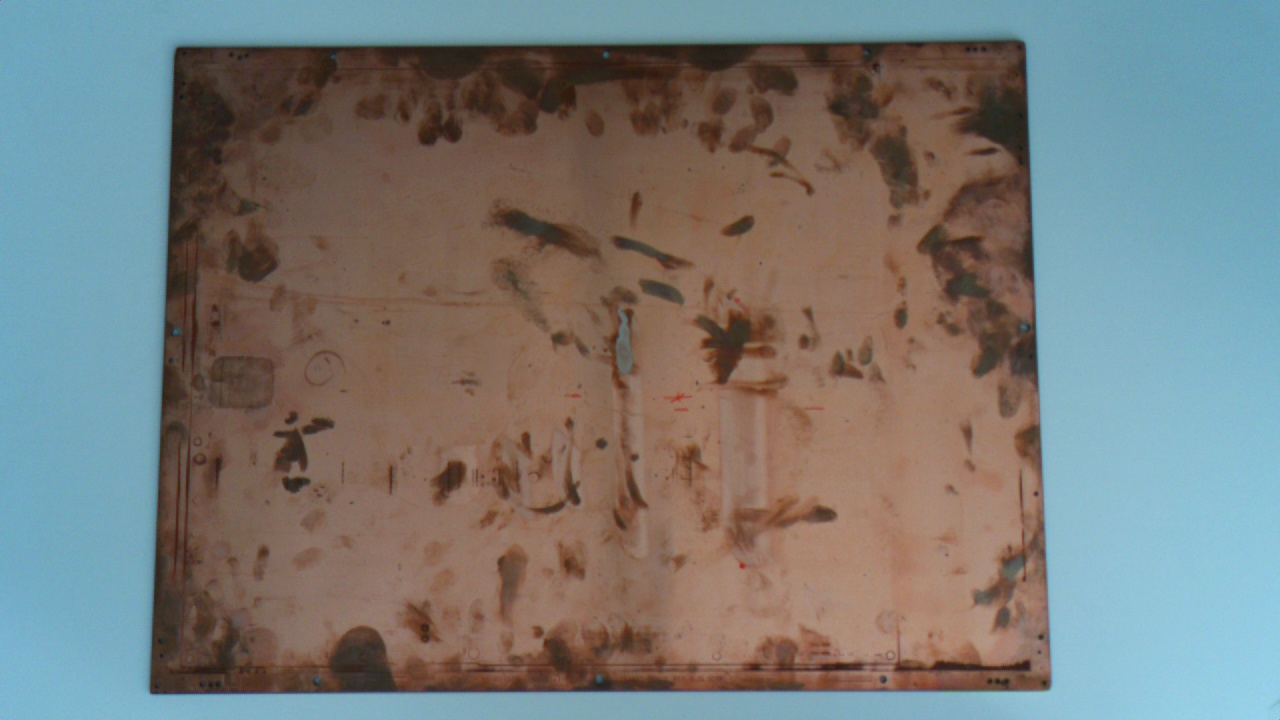
#> input picture plate_dataset/image_00016.jpg, 1280 x 720 px
$ python -i plate.py   (imports and definitions only)
#> lines starting #> are read from the running program, lines starting #| are printed output that depends on the picture; after the words box and inside, x2 and y2 are one past the last pixel; in counts of white or black regions, pixels touching at a corner belong together
import cv2
import numpy as np


DEFAULT_HSV_MIN = (
    0,
    40,
    40,
)

DEFAULT_HSV_MAX = (
    30,
    255,
    255,
)


def create_plate_mask(
    image,
    hsv_min=DEFAULT_HSV_MIN,
    hsv_max=DEFAULT_HSV_MAX,
):
    hsv = cv2.cvtColor(
        image,
        cv2.COLOR_BGR2HSV,
    )

    lower = np.array(
        hsv_min,
        dtype=np.uint8,
    )

    upper = np.array(
        hsv_max,
        dtype=np.uint8,
    )

    mask = cv2.inRange(
        hsv,
        lower,
        upper,
    )

    return mask


def find_plate_contour(
    mask,
    min_area=1000,
):
    contours, _ = cv2.findContours(
        mask,
        cv2.RETR_EXTERNAL,
        cv2.CHAIN_APPROX_SIMPLE,
    )

    if not contours:
        return None

    valid_contours = [
        contour for contour in contours if cv2.contourArea(contour) >= min_area
    ]

    if not valid_contours:
        return None

    return max(
        valid_contours,
        key=cv2.contourArea,
    )


def order_corners(
    points,
):
    points = np.asarray(
        points,
        dtype=np.float32,
    )

    if points.shape != (4, 2):
        raise ValueError("Expected four points")

    ordered = np.zeros(
        (4, 2),
        dtype=np.float32,
    )

    sums = points[:, 0] + points[:, 1]

    differences = points[:, 0] - points[:, 1]

    ordered[0] = points[np.argmin(sums)]

    ordered[2] = points[np.argmax(sums)]

    ordered[1] = points[np.argmax(differences)]

    ordered[3] = points[np.argmin(differences)]

    return ordered


def contour_to_corners(
    contour,
):
    perimeter = cv2.arcLength(
        contour,
        True,
    )

    for epsilon_ratio in (
        0.01,
        0.02,
        0.03,
        0.04,
        0.05,
    ):
        epsilon = epsilon_ratio * perimeter

        polygon = cv2.approxPolyDP(
            contour,
            epsilon,
            True,
        )

        if len(polygon) == 4:
            points = polygon.reshape(
                4,
                2,
            )

            return order_corners(points)

    rectangle = cv2.minAreaRect(contour)

    points = cv2.boxPoints(rectangle)

    return order_corners(points)


def detect_plate(
    image,
    hsv_min=DEFAULT_HSV_MIN,
    hsv_max=DEFAULT_HSV_MAX,
    min_area=1000,
):
    mask = create_plate_mask(
        image,
        hsv_min=hsv_min,
        hsv_max=hsv_max,
    )

    contour = find_plate_contour(
        mask,
        min_area=min_area,
    )

    if contour is None:
        return {
            "found": False,
            "mask": mask,
            "corners": None,
            "contour": None,
        }

    corners = contour_to_corners(contour)

    return {
        "found": True,
        "mask": mask,
        "corners": corners,
        "contour": contour,
    }


# [71 lines left out: function crop_plate, not called in this run]

>>> import cv2
>>> picture = cv2.imread('../../plate_dataset/image_00016.jpg')
#> picture is the input picture: shape (720, 1280, 3); mean B, G, R 119.5, 122.2, 120.7
>>> result = detect_plate(picture)
#> in create_plate_mask, `hsv = cv2.cvtColor( image, cv2.COLOR_BGR2HSV, )`: hsv: shape (720, 1280, 3); mean H, S, V 45.2, 95.4, 147.2
#> in create_plate_mask, `mask = cv2.inRange( hsv, lower, upper, )`:
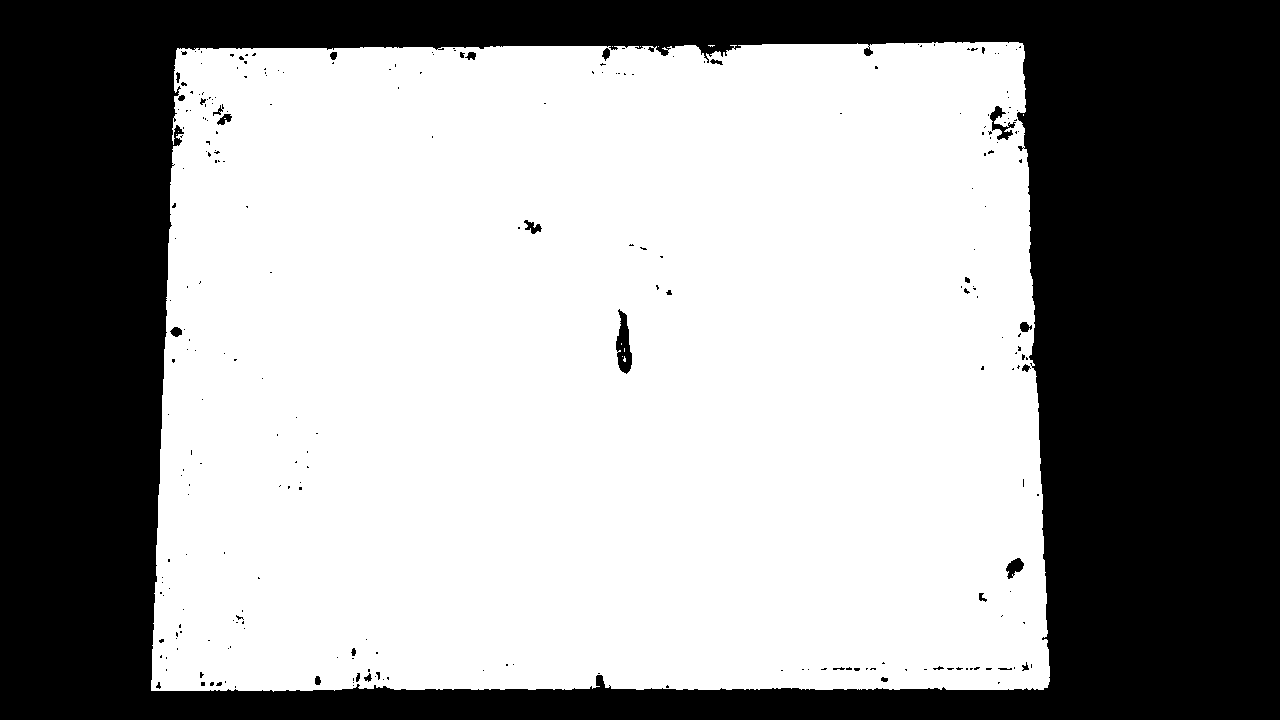
#> mask: shape (720, 1280); 60.5% white; 263 black regions (231 under 20 px)
#> in find_plate_contour, `contours, _ = cv2.findContours( mask, cv2.RETR_EXTERNAL, cv2.CHAIN_APP..`: contours = 8 contours, 7 with area under 20; largest, box (x1, y1, x2, y2) and area: (151, 42, 1050, 692) 559182
#> in find_plate_contour, `valid_contours = [ contour for contour in contours if cv2.contourArea(..`: valid_contours = 1 contour; box (x1, y1, x2, y2) and area: (151, 42, 1050, 692) 559182
#> in detect_plate, `contour = find_plate_contour( mask, min_area=min_area, )`: contour = contour of 1000 points, box (x1, y1, x2, y2) (151, 42, 1050, 692), area 559182
#> in contour_to_corners, `perimeter = cv2.arcLength( contour, True, )`: perimeter = 3558.4
#> the loop in contour_to_corners, `for epsilon_ratio in ( 0.01, 0.02, 0.03, 0.04, 0.05, ):` made 1 pass
#> (epsilon, sums in order_corners, differences in order_corners) on pass 1: (35.58, [1065, 225, 841, 1734], [979, 129, -539, 360])
#> in detect_plate, `corners = contour_to_corners(contour)`: corners = [[177, 48], [1022, 43], [1047, 687], [151, 690]]
#> result = 4 items

$ run again, on plate_dataset/image_00017.jpg
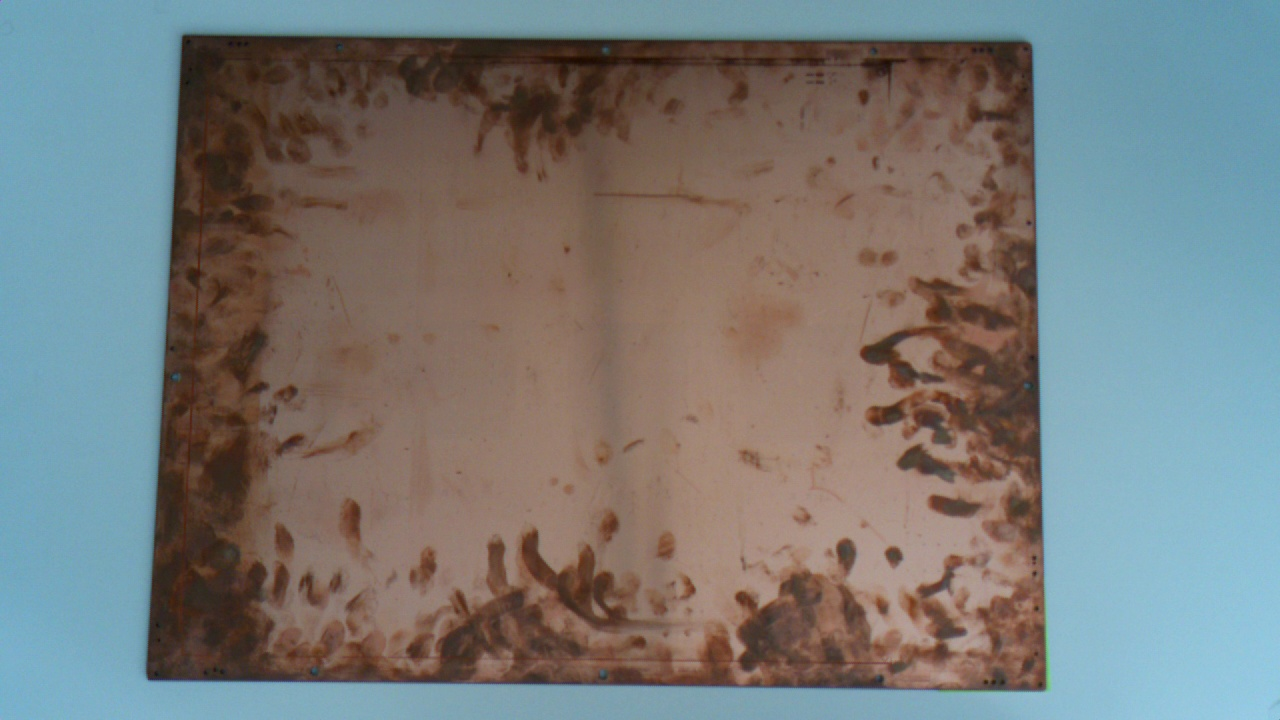
#> input picture plate_dataset/image_00017.jpg, 1280 x 720 px
#> picture is the input picture: shape (720, 1280, 3); mean B, G, R 120.5, 122, 120.2
#> hsv: shape (720, 1280, 3); mean H, S, V 45.2, 89.5, 145
#> in create_plate_mask, `mask = cv2.inRange( hsv, lower, upper, )`:
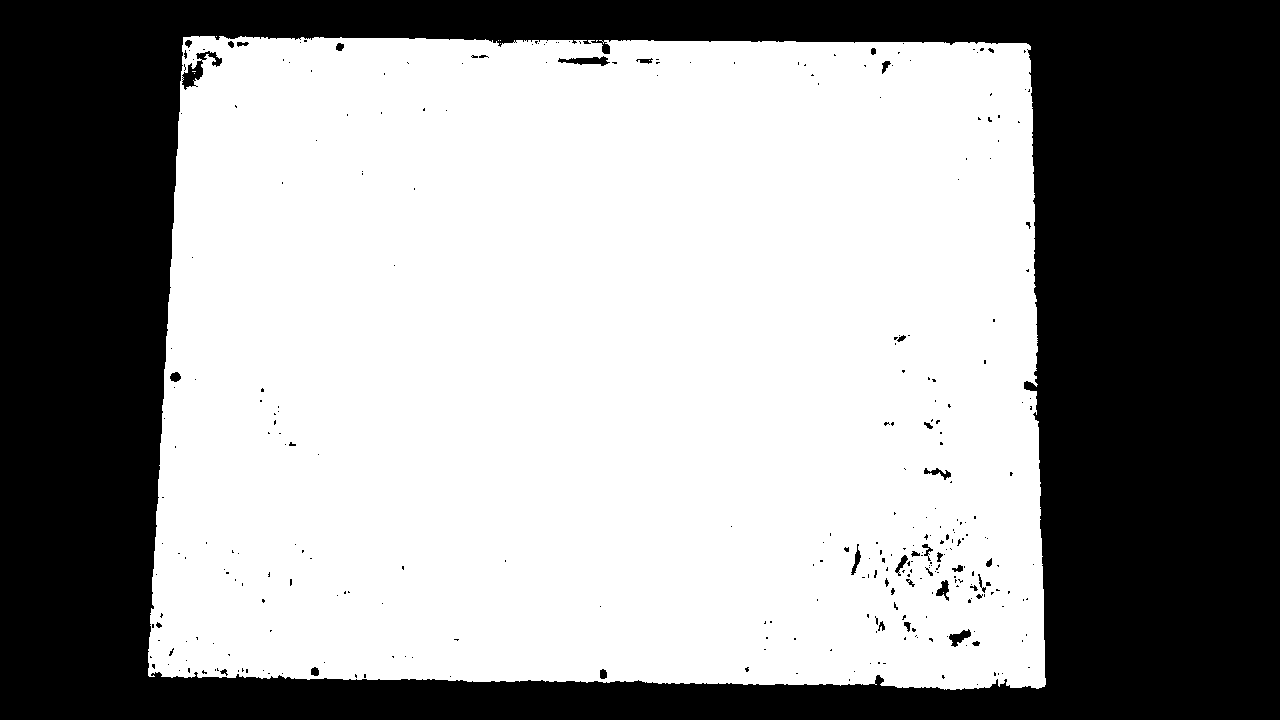
#> mask: shape (720, 1280); 60.3% white; 318 black regions (281 under 20 px)
#> contours = 6 contours, 5 with area under 20; largest, box (x1, y1, x2, y2) and area: (148, 36, 1046, 690) 557986
#> valid_contours = 1 contour; box (x1, y1, x2, y2) and area: (148, 36, 1046, 690) 557986
#> contour = contour of 1067 points, box (x1, y1, x2, y2) (148, 36, 1046, 690), area 557986
#> perimeter = 3509.1
#> the loop in contour_to_corners, `for epsilon_ratio in ( 0.01, 0.02, 0.03, 0.04, 0.05, ):` made 1 pass
#> (epsilon, sums in order_corners, differences in order_corners) on pass 1: (35.09, [220, 825, 1730, 1072], [146, -527, 358, 984])
#> corners = [[183, 37], [1028, 44], [1044, 686], [149, 676]]
#> result = 4 items

$ run again, on plate_dataset/image_00018.jpg
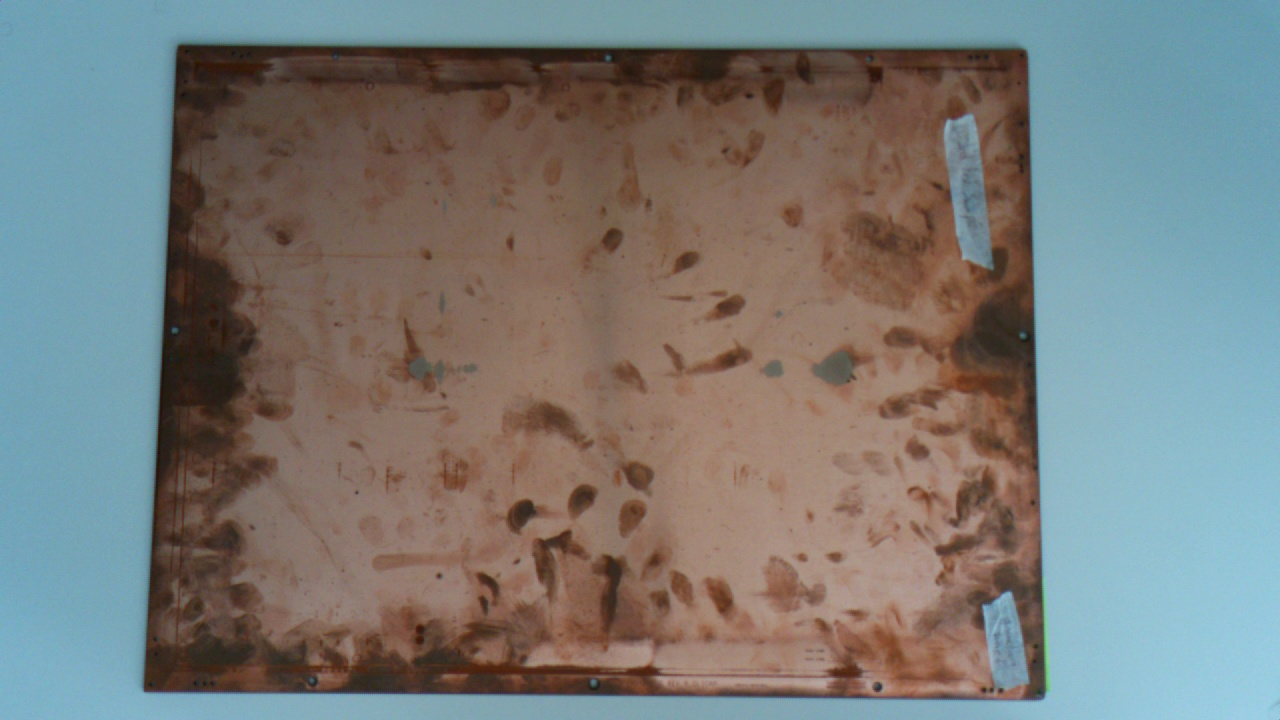
#> input picture plate_dataset/image_00018.jpg, 1280 x 720 px
#> picture is the input picture: shape (720, 1280, 3); mean B, G, R 119.7, 122.5, 121.3
#> hsv: shape (720, 1280, 3); mean H, S, V 45.6, 88.9, 145
#> in create_plate_mask, `mask = cv2.inRange( hsv, lower, upper, )`:
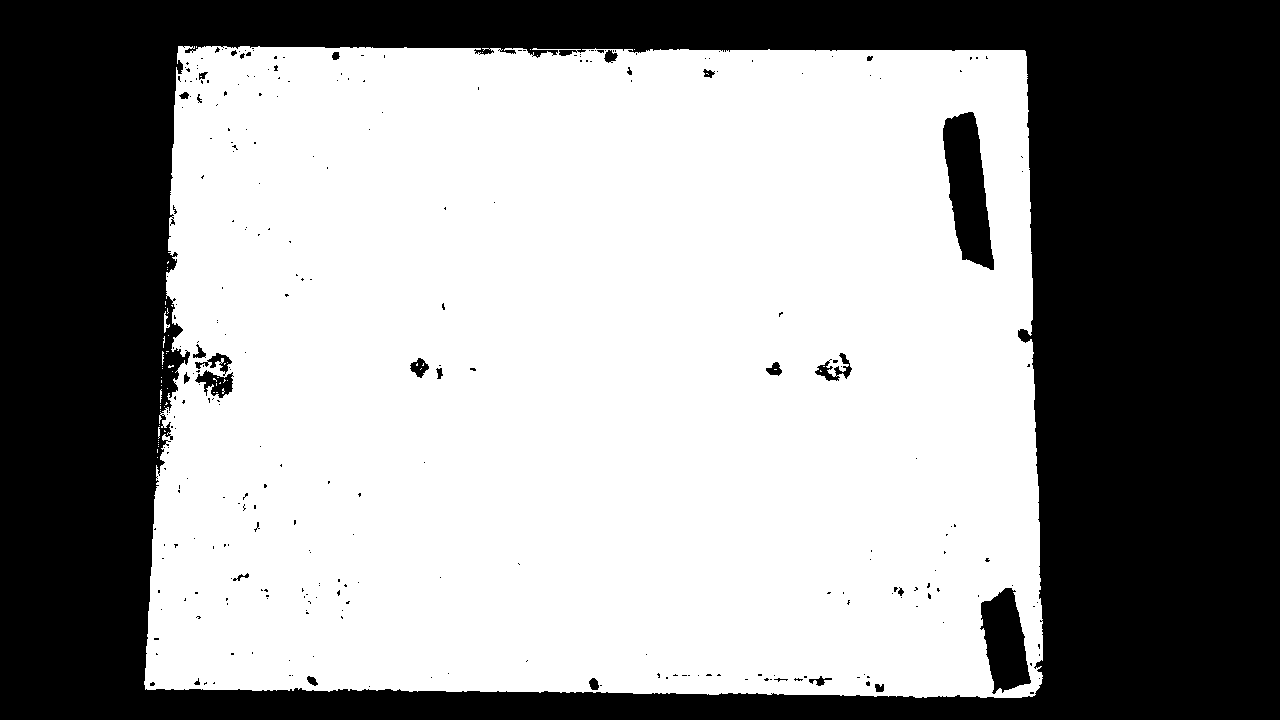
#> mask: shape (720, 1280); 59.4% white; 293 black regions (265 under 20 px)
#> contours = 42 contours, 40 with area under 20; largest, box (x1, y1, x2, y2) and area: (144, 46, 1043, 698) 558152, (164, 311, 170, 333) 33
#> valid_contours = 1 contour; box (x1, y1, x2, y2) and area: (144, 46, 1043, 698) 558152
#> contour = contour of 1221 points, box (x1, y1, x2, y2) (144, 46, 1043, 698), area 558152
#> perimeter = 3894.9
#> the loop in contour_to_corners, `for epsilon_ratio in ( 0.01, 0.02, 0.03, 0.04, 0.05, ):` made 1 pass
#> (epsilon, sums in order_corners, differences in order_corners) on pass 1: (38.95, [224, 834, 1729, 1074], [132, -544, 341, 974])
#> corners = [[178, 46], [1024, 50], [1035, 694], [145, 689]]
#> result = 4 items

$ run again, on plate_dataset/image_00019.jpg
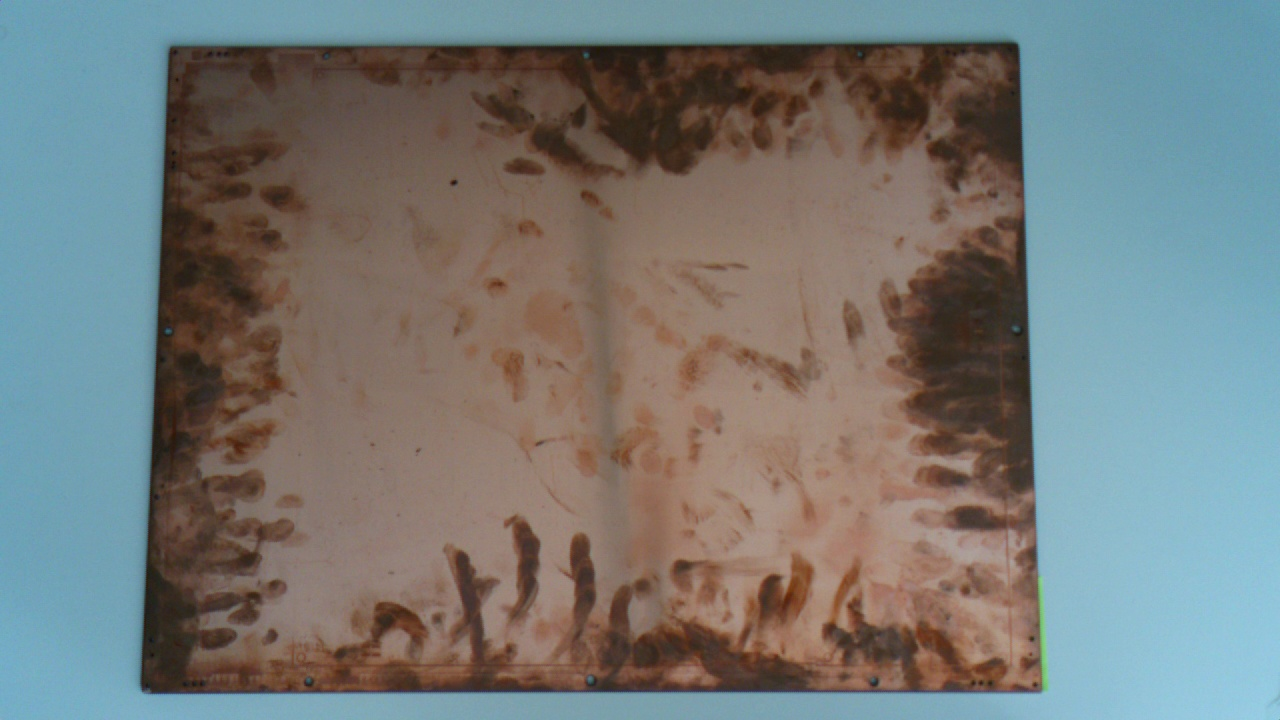
#> input picture plate_dataset/image_00019.jpg, 1280 x 720 px
#> picture is the input picture: shape (720, 1280, 3); mean B, G, R 119.2, 121.2, 118.1
#> hsv: shape (720, 1280, 3); mean H, S, V 45.2, 87.6, 142.6
#> in create_plate_mask, `mask = cv2.inRange( hsv, lower, upper, )`:
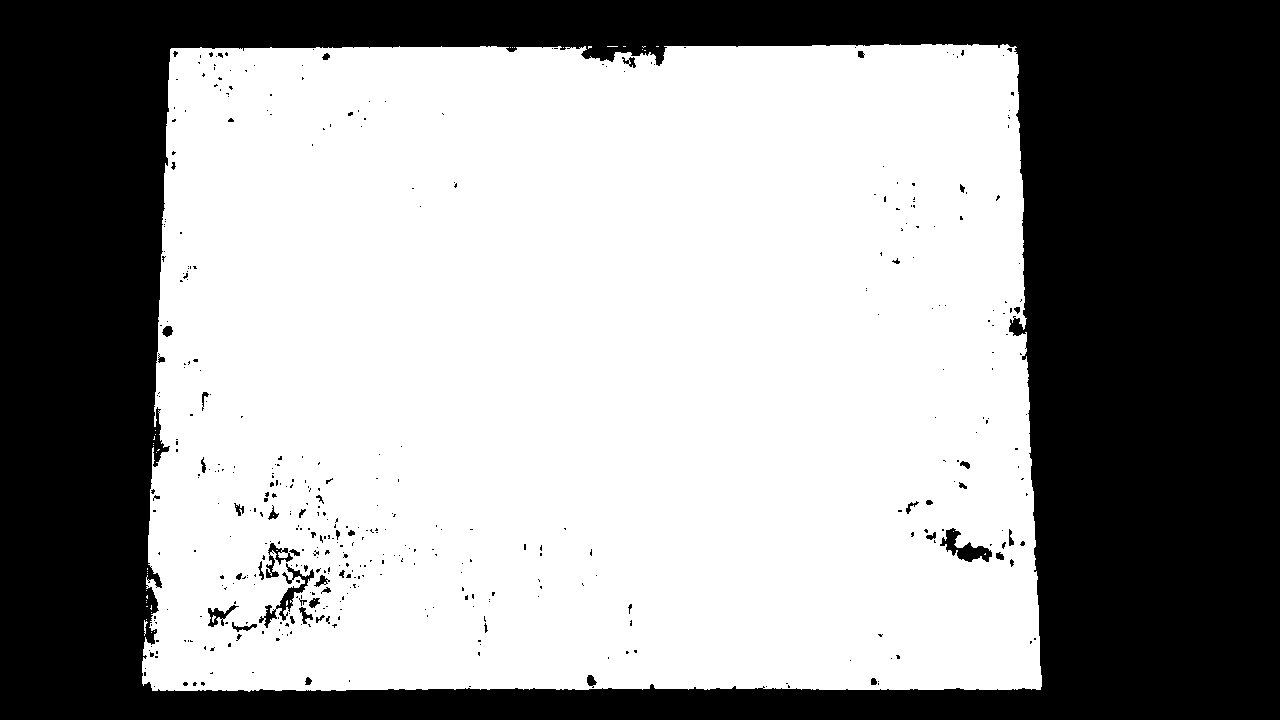
#> mask: shape (720, 1280); 60% white; 439 black regions (392 under 20 px)
#> contours = 33 contours, 32 with area under 20; largest, box (x1, y1, x2, y2) and area: (142, 44, 1042, 692) 556994
#> valid_contours = 1 contour; box (x1, y1, x2, y2) and area: (142, 44, 1042, 692) 556994
#> contour = contour of 1084 points, box (x1, y1, x2, y2) (142, 44, 1042, 692), area 556994
#> perimeter = 3690.3
#> the loop in contour_to_corners, `for epsilon_ratio in ( 0.01, 0.02, 0.03, 0.04, 0.05, ):` made 1 pass
#> (epsilon, sums in order_corners, differences in order_corners) on pass 1: (36.9, [1063, 219, 828, 1729], [969, 123, -542, 351])
#> corners = [[171, 48], [1016, 47], [1040, 689], [143, 685]]
#> result = 4 items
